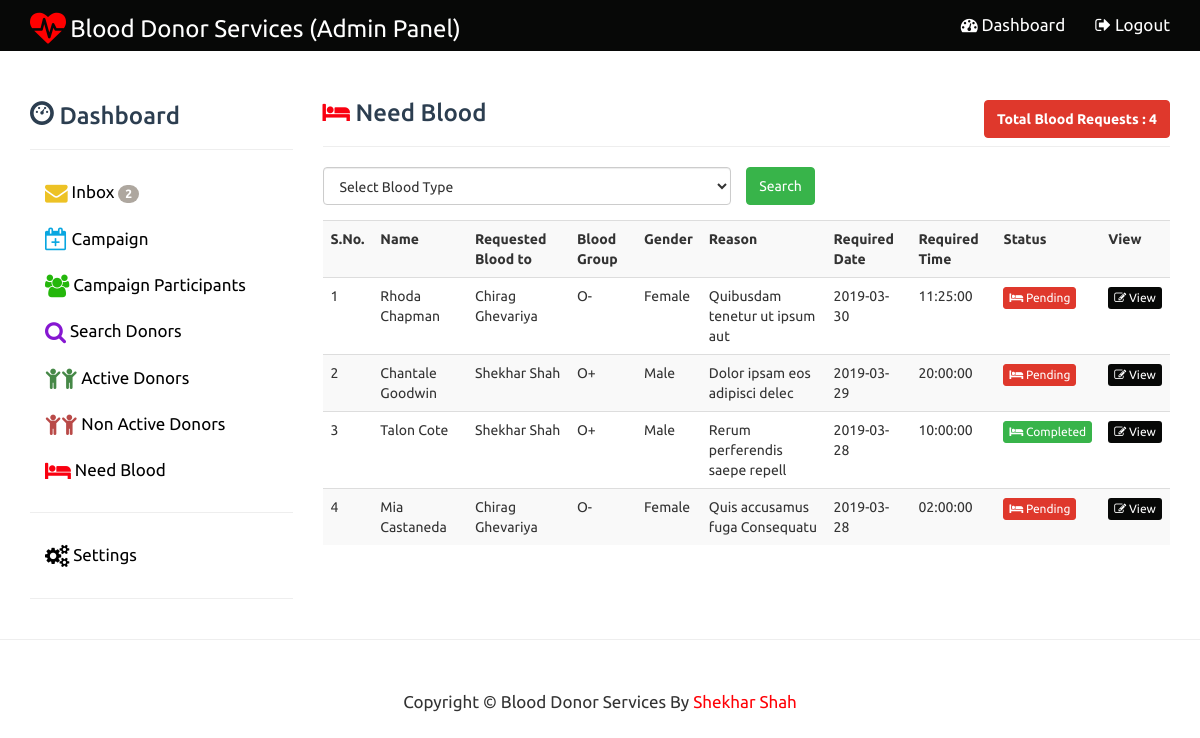
/admin_need_blood.php (signed in), run on the app's committed database.
### tables this page shows
CREATE TABLE `request_blood` (
  `id` int(11) NOT NULL,
  `form_id` int(11) DEFAULT NULL,
  `NAME` varchar(200) DEFAULT NULL,
  `GENDER` varchar(200) DEFAULT NULL,
  `BLOOD_TYPE` varchar(50) DEFAULT NULL,
  `REQ_BLOOD` varchar(200) DEFAULT NULL,
  `HOSP_ADDRESS` text,
  `CITY` varchar(100) DEFAULT NULL,
  `PINCODE` int(11) DEFAULT NULL,
  `DOC_NAME` varchar(200) DEFAULT NULL,
  `REQ_DATE` date DEFAULT NULL,
  `REQ_TIME` time DEFAULT NULL,
  `CONTACT_NAME` varchar(200) DEFAULT NULL,
  `EMAIL_ID` varchar(100) DEFAULT NULL,
  `CONTACT_1` text,
  `CONTACT_2` text,
  `REASON` text,
  `PATIENT_IMAGE` varchar(150) DEFAULT NULL,
  `status` int(11) DEFAULT NULL,
  `task_status` int(11) DEFAULT NULL,
  `LOGS` datetime DEFAULT NULL
);

CREATE TABLE `blood_donor_register` (
  `donor_id` int(11) NOT NULL,
  `donor_name` varchar(150) DEFAULT NULL,
  `gender` varchar(20) NOT NULL,
  `blood_type` varchar(20) DEFAULT NULL,
  `dob` date DEFAULT NULL,
  `body_weight` varchar(11) DEFAULT NULL,
  `email_id` varchar(150) DEFAULT NULL,
  `password` varchar(50) DEFAULT NULL,
  `confirm_pass` varchar(50) DEFAULT NULL,
  `country` varchar(150) DEFAULT NULL,
  `state` varchar(150) DEFAULT NULL,
  `city` varchar(150) DEFAULT NULL,
  `address` text,
  `pincode` int(11) DEFAULT NULL,
  `contact_1` text,
  `contact_2` text,
  `last_donate_blood` date DEFAULT NULL,
  `donor_pic` varchar(150) DEFAULT NULL,
  `status` int(11) DEFAULT NULL
);

### admin_function.php (the view, shortened to what this page needs)
<?php
function load_patient($sql,$conn)
{
	echo '
				<table class="table table-striped">
				<tr>
				<th>S.No.</th>
				<th>Name</th>
				<th>Requested Blood to</th>
				<th>Blood Group</th>
				<th>Gender</th>
				<th>Reason</th>
				<th>Required Date</th>
				<th>Required Time</th>
				<th>Status</th>
				<th>View</th>
				</tr>';
	$result=mysqli_query($conn,$sql);
	$n=0;
	if($row=mysqli_num_rows($result))
	{
		while($row=mysqli_fetch_assoc($result))
		{
			$n++;
			echo "<tr>";
			echo "<td>".$n."</td>";
			echo "<td>".$row['NAME']."</td>";
			echo "<td>".$row['donor_name']."</td>";
			echo "<td>".$row['BLOOD_TYPE']."</td>";
			echo "<td>".$row['GENDER']."</td>";
			echo "<td>".substr($row['REASON'],0,30)."</td>";
			echo "<td>".$row['REQ_DATE']."</td>";
			echo "<td>".$row['REQ_TIME']."</td>";
			if($row["task_status"]==0)
			{
				echo "<td><a href='#' class='btn btn-danger btn-xs'><i class='fa fa-bed'></i> Pending</a></td>";
			}
			else if($row["task_status"]==2)
			{
				echo "<td><a href='#' class='btn btn-success btn-xs'><i class='fa fa-bed'></i> Completed</a></td>";
			}
			else if($row["task_status"]==1)
			{
				echo "<td><a href='#' class='btn btn-warning btn-xs'><i class='fa fa-bed'></i> Not Completed</a></td>";
			}
			echo "<td><a href='admin_view_request.php?id=".$row['id']."' class='btn btn-primary btn-xs'><i class='fa fa-edit'></i> View</a></td>";
			echo "</tr>";
		}
	}
	else
	{
		echo "<div >No Blood Request Yet</div>";
	}
	echo'</table>';
}
?>

### css/modern-business.css (style rules this page uses)
html, body { height: 100%; }
body { padding-top: 50px; }
.navbar-default,.panel-heading,.btn-primary { background-color:#070807 !important; }

### data on the page
request_blood: NAME "Rhoda Chapman", blood_donor_register.donor_name "Chirag Ghevariya", BLOOD_TYPE "O-", GENDER "Female", REASON "Quibusdam tenetur ut ipsum aut", REQ_DATE "2019-03-30", REQ_TIME "11:25:00", task_status "Pending"
request_blood: NAME "Chantale Goodwin", blood_donor_register.donor_name "Shekhar Shah", BLOOD_TYPE "O+", GENDER "Male", REASON "Dolor ipsam eos adipisci delec", REQ_DATE "2019-03-29", REQ_TIME "20:00:00", task_status "Pending"
request_blood: NAME "Talon Cote", blood_donor_register.donor_name "Shekhar Shah", BLOOD_TYPE "O+", GENDER "Male", REASON "Rerum perferendis saepe repell", REQ_DATE "2019-03-28", REQ_TIME "10:00:00", task_status "Completed"
request_blood: NAME "Mia Castaneda", blood_donor_register.donor_name "Chirag Ghevariya", BLOOD_TYPE "O-", GENDER "Female", REASON "Quis accusamus fuga Consequatu", REQ_DATE "2019-03-28", REQ_TIME "02:00:00", task_status "Pending"

### other printed values
$n2 "2"
$textline1 "Total Blood Requests : 4"
